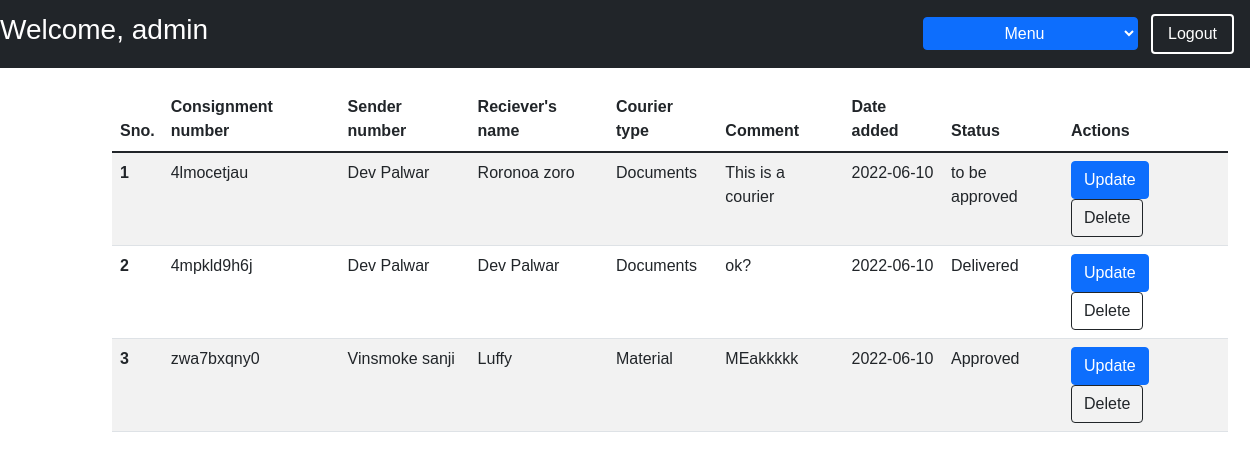
Screenshot of /Admin/showall.php (signed in) with the database file from the repository.
### tables this page shows
CREATE TABLE `parcels` (
  `id` int(150) NOT NULL,
  `consignment` varchar(50) NOT NULL,
  `username` varchar(25) NOT NULL,
  `sender name` varchar(30) NOT NULL,
  `sender phone` int(10) NOT NULL,
  `sender email` varchar(100) NOT NULL,
  `sender city` varchar(30) NOT NULL,
  `sender zip code` varchar(30) NOT NULL,
  `sender street` varchar(50) NOT NULL,
  `sender state` varchar(100) NOT NULL,
  `reciever name` varchar(25) NOT NULL,
  `reciever phone` int(12) NOT NULL,
  `reciever email` varchar(100) NOT NULL,
  `receiver city` varchar(50) NOT NULL,
  `receiver zip code` varchar(50) NOT NULL,
  `receiver street` varchar(50) NOT NULL,
  `receiver state` varchar(100) NOT NULL,
  `courier type` varchar(30) NOT NULL,
  `courier weight` varchar(1000) NOT NULL,
  `comment` varchar(250) NOT NULL,
  `Status` varchar(25) NOT NULL,
  `date` date NOT NULL DEFAULT current_timestamp()
);

### Admin/showall.php (the view, shortened to what this page needs)
<!doctype html>
<html lang="en">
<head>
  <link href="https://cdn.jsdelivr.net/npm/bootstrap@5.1.3/dist/css/bootstrap.min.css" rel="stylesheet"
>
</head>
<body>
<?php
    include "navbar.php";
?>
<div class="container">
    <table class="table table-striped">
    <thead>
        <tr>
        <th scope="col">Sno.</th>
        <th scope="col">Consignment number</th>
        <th scope="col">Sender number</th>
        <th scope="col">Reciever's name</th>
        <th scope="col">Courier type</th>
        <th scope="col">Comment</th>
        <th scope="col">Date added</th>
        <th scope="col">Status</th>
        <th scope="col">Actions</th>
        </tr>
    </thead>
  <?php
    require_once "db_connect.php";
    $sql = "SELECT * FROM `parcels`";
    $result = mysqli_query($conn , $sql);
    $sno = 0;
    while($row = mysqli_fetch_assoc($result)) {
        $sno = $sno + 1;
        echo "<tr>
        <th scope='row'>". $sno . "</th>
        <td>". $row['consignment'] . "</td>
        <td>". $row['sender name'] . "</td>
        <td>". $row['reciever name'] . "</td>
        <td> ". $row['courier type'] ."</td>
        <td> ". $row['comment'] ."</td>
        <td> ". $row['date'] ."</td>
        <td> ". $row['Status'] ."</td>
        <td><a href = 'courier.php?consignment=$row[consignment]'class='btn btn-primary'>Update</a> <a href = 'update_pending.php?consignment=$row[consignment]'class='btn btn-outline-dark'>Delete</a>  </td>
        </tr>";
    }
  ?>
</div>
</body>
</html>

### Admin/showall.php (style rules this page uses)
.container { position: absolute; top: 87px; left: 100px; }

### Admin/navbar.php (style rules this page uses)
body { font-family: 'Gill Sans', 'Gill Sans MT', Calibri, 'Trebuchet MS', sans-serif; }
a { text-decoration: none; color: white; }

### rows the page displays
parcels: consignment "4lmocetjau", sender name "Dev Palwar", reciever name "Roronoa zoro", courier type "Documents", comment "This is a courier", date "2022-06-10", Status "to be approved"
parcels: consignment "4mpkld9h6j", sender name "Dev Palwar", reciever name "Dev Palwar", courier type "Documents", comment "ok?", date "2022-06-10", Status "Delivered"
parcels: consignment "zwa7bxqny0", sender name "Vinsmoke sanji", reciever name "Luffy", courier type "Material", comment "MEakkkkk", date "2022-06-10", Status "Approved"
